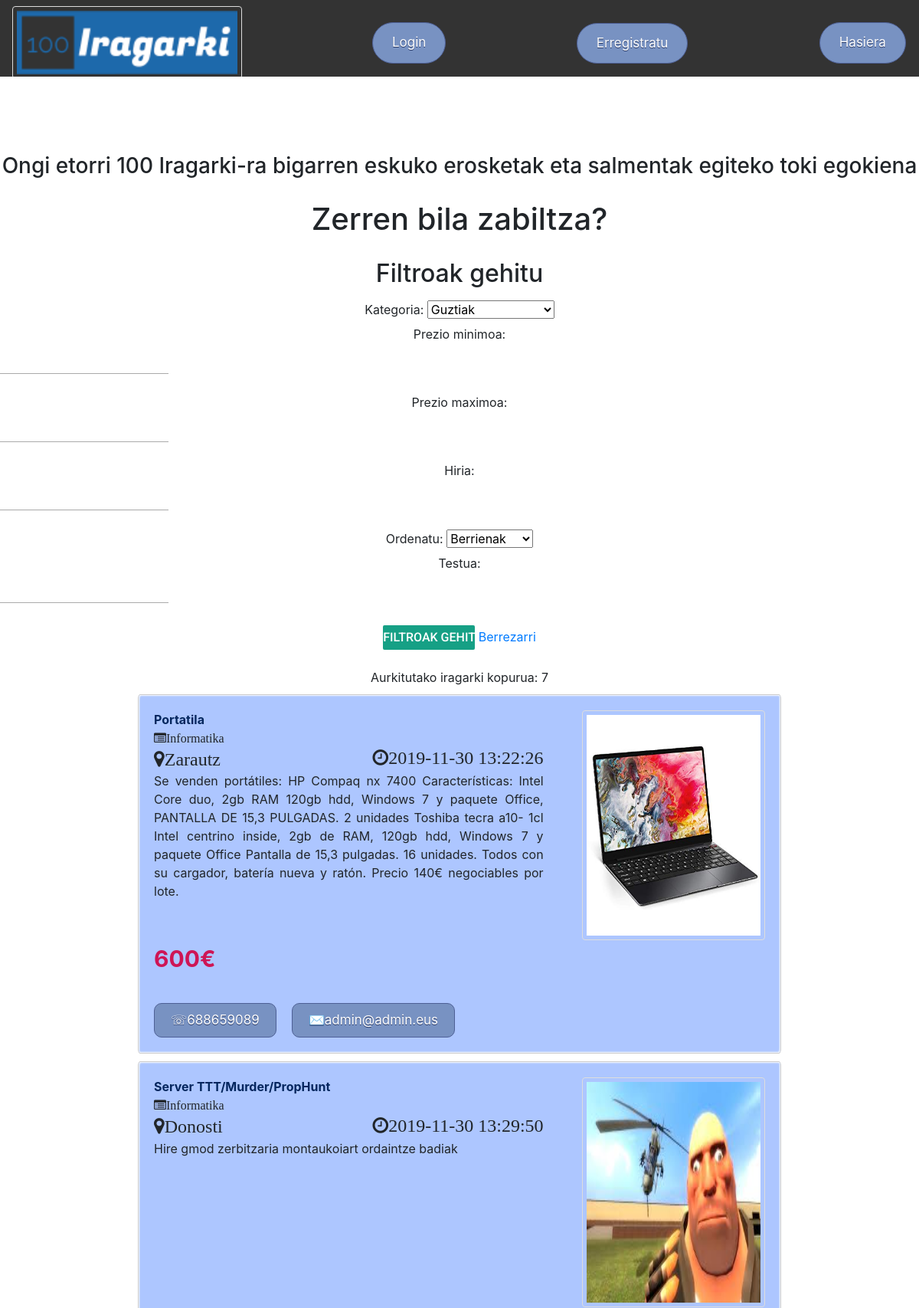
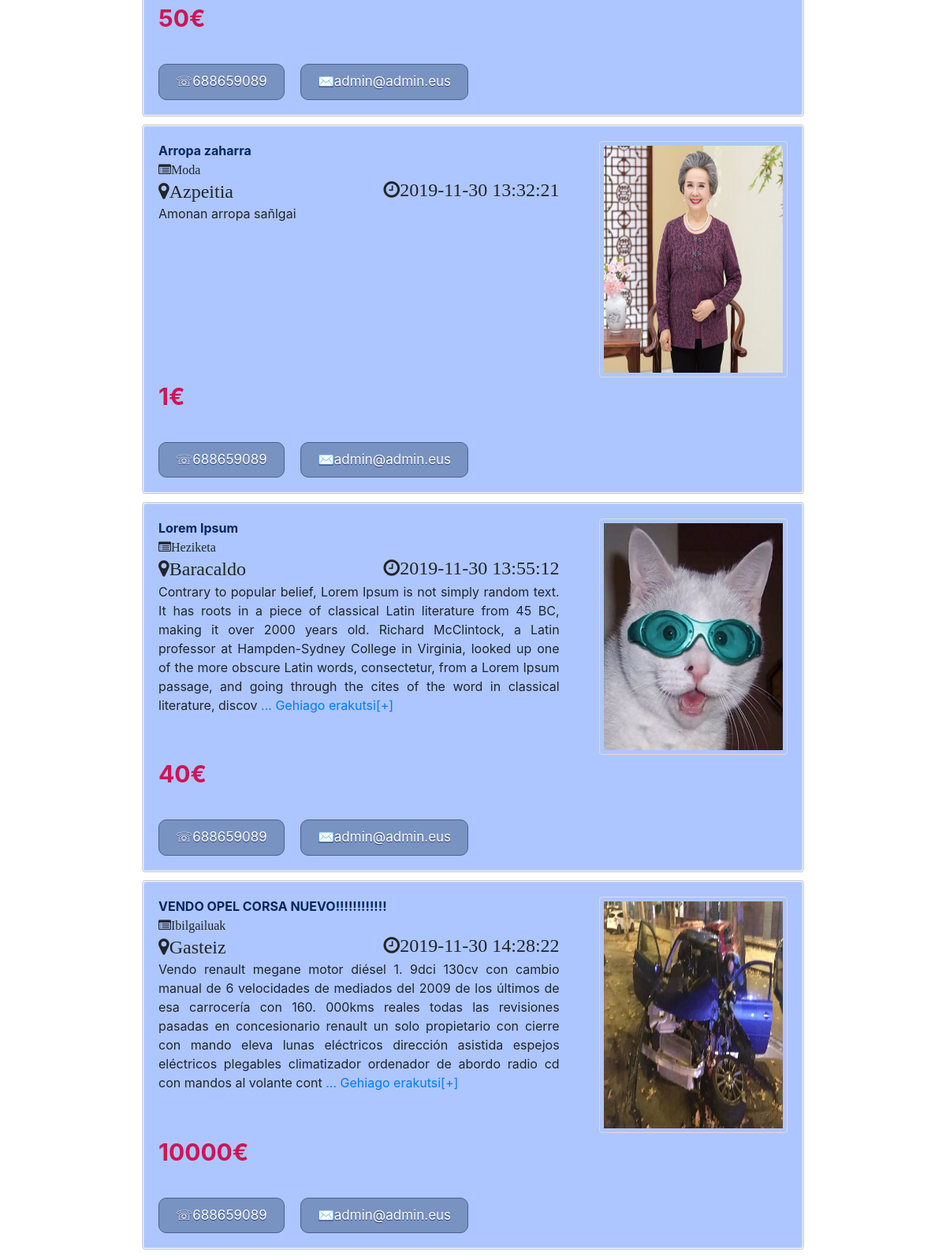
/php/Layout.php (upper part), run on the app's committed database (2 pictures, top to bottom).
### tables this page shows
CREATE TABLE `ads` (
  `ad_id` int(11) NOT NULL,
  `email` varchar(100) NOT NULL,
  `title` varchar(100) NOT NULL,
  `category` varchar(100) NOT NULL,
  `text` varchar(10000) NOT NULL,
  `price` float NOT NULL,
  `city` varchar(100) NOT NULL,
  `date` datetime NOT NULL
);

CREATE TABLE `users` (
  `email` varchar(100) NOT NULL,
  `password` varchar(100) NOT NULL,
  `name` varchar(100) NOT NULL,
  `surname1` varchar(100) NOT NULL,
  `surname2` varchar(100) NOT NULL,
  `telephone` int(11) NOT NULL,
  `banned` int(11) NOT NULL,
  `admin` int(11) NOT NULL
);

### php/ShowAdvertisementsFilter.php (the view, shortened to what this page needs)
<?php
include '../php/DbConfig.php';
$link = mysqli_connect($zerbitzaria, $erabiltzailea, $gakoa, $db) or die("Errorea datu-baseko konexioan");
$sql = "SELECT * FROM ads NATURAL JOIN users";
$sql_count = "SELECT COUNT(*) FROM ads NATURAL JOIN users";
$result_count = mysqli_query($link, $sql_count) or die("Errorea datu-baseko kontsultan");
$row = mysqli_fetch_array($result_count, MYSQLI_ASSOC);
echo "<div>Aurkitutako iragarki kopurua: ".$row['COUNT(*)']."<div>";
$result = mysqli_query($link, $sql) or die("Errorea datu-baseko kontsultan");
while ($row = mysqli_fetch_array($result, MYSQLI_ASSOC)) {
	echo 	'<div class="home-anuntzio">
				<div class="home-anuntzio-head"></div>
				<div class="home-anuntzio-detail">
					<div class="home-anuntzio-detail-textu">
						<a href="Ad.php?ad_id='.$row['ad_id'].'"><b>'.$row['title'].'</b></a><br>
						<i class="fa fa-list-alt" aria-hidden="true">'.$row['category'].'</i>
						<div class="home-anuntzio-detail-textu-tokiordu">
							<span class="home-anuntzio-detail-textu-toki"><i class="fa fa-map-marker"
								style="font-size:24px">'.$row['city'].'</i></span>
							<span class="home-anuntzio-detail-textu-denbora"><i class="fa fa-clock-o"
								aria-hidden="true" style="font-size:24px">'.$row['date'].'</i></span>
						</div>
						<div class="home-anuntzio-detail-deskripzio">';
							echo substr($row['text'] , 0, 400);
							if(strlen($row['text'])>400) {
								echo '<a href=\'javascript:;\' onclick=\'GetFullDescription('. $row['ad_id'] .');\'> ... Gehiago erakutsi[+] </a>';
							}
							$directory = "../images/ads/".$row['ad_id']."/";
							$files = scandir($directory);
							$firstFile = $directory . $files[2];
						echo '</div>
					</div>
					<div class="home-anuntzio-detail-irudi">
						<img class="home-anuntzio-detail-irudi-txiki" src="'. $firstFile .'">
					</div>
				</div>
				<p class="prezioa">'.$row['price'].'€</p><br><br><br>
				<div class="home-anuntzio-footer">
					<a href="#" class="home-anuntzio-footer-kontaktua">&#9743;'.$row['telephone'].'</a>
					<a href="#" class="home-anuntzio-footer-kontaktua">&#9993;'.$row['email'].'</a>
				</div>';
			echo '</div>';
}
?>

### styles/Style.css (style rules this page uses)
* { margin: 0; padding: 0; }
html { font-family: Roboto, sans-serif; }
body { margin: 0; background-color: #21ce77; }
.home-anuntzio { margin-top: 10px; padding: 20px; display: inline-block; background-color: #adc6ff; text-align: justify; border: 1px solid #ccc; box-shadow: 1px 1px 2px #fff inset, -1px -1px 2px #fff inset; border-radius: 3px/6px; width: 70%; }
.home-anuntzio-detail { display: flex; }
.home-anuntzio-detail-textu { padding-right: 50px; float: left; width: 70%; }
.home-anuntzio-detail-irudi { width: 30%; height: 300px; display: inline-block; }
.home-anuntzio-detail-irudi-txiki { border: 1px solid #ddd; border-radius: 4px; padding: 5px; float: right; height: 100%; width: 100%; }
.prezioa { display: block; color: #ce1555; font-weight: bold; float: left; font-size: 30px; margin: 1% 8px 0 0; padding-top: 1px; line-height: 1; }
.home-anuntzio-footer { display: flex; }
.home-anuntzio-footer-kontaktua { margin-top: 10px; margin-right: 20px; background-color: #7892c2; border-radius: 10px; border: 1px solid #4e6096; display: inline-block; cursor: pointer; color: #ffffff; font-size: 17px; padding: 9px 21px; text-decoration: none; text-shadow: 0px 1px 0px #283966; }
.home-anuntzio-detail-textu-toki { margin-top: 0.5%; }
.home-anuntzio-detail-deskripzio { display: inline-block; margin-top: 0.5%; }
.home-anuntzio-detail-textu-tokiordu { width: 100%; }
.home-anuntzio-detail-textu b { color: #04265e; }
.home-anuntzio-detail-textu-denbora { float: right; }
.home-anuntzio-detail-textu i { margin-top: 0.5%; }
.home-anuntzio-detail-deskripzio { display: inline-block; text-align: justify; }

### data on the page
ads: title "Portatila", category "Informatika", city "Zarautz", date "2019-11-30 13:22:26", text "Se venden portátiles: HP Compaq nx 7400 Características: Intel Core duo, 2gb RAM 120gb hdd, Windows 7 y paquete Office, PANTALLA DE 15,3 PULGADAS. 2 unidades Toshiba tecra a10- 1cl Intel centrino inside, 2gb de RAM, 120gb hdd, Windows 7 y paquete Office Pantalla de 15,3 pulgadas. 16 unidades. Todos con su cargador, batería nueva y ratón. Precio 140€ negociables por lote.", shows a picture, price "600", email.telephone "688659089", email "admin@admin.eus"
ads: title "Server TTT/Murder/PropHunt", category "Informatika", city "Donosti", date "2019-11-30 13:29:50", text "Hire gmod zerbitzaria montaukoiart ordaintze badiak", shows a picture, price "50", email.telephone "688659089", email "admin@admin.eus"
ads: title "Arropa zaharra", category "Moda", city "Azpeitia", date "2019-11-30 13:32:21", text "Amonan arropa sañlgai", shows a picture, price "1", email.telephone "688659089", email "admin@admin.eus"
ads: title "Lorem Ipsum", category "Heziketa", city "Baracaldo", date "2019-11-30 13:55:12", text "Contrary to popular belief, Lorem Ipsum is not simply random text. It has roots in a piece of classical Latin literature from 45 BC, making it over 2000 years old. Richard McClintock, a Latin professor at Hampden-Sydney College in Virginia, looked up one of the more obscure Latin words, consectetur, from a Lorem Ipsum passage, and going through the cites of the word in classical literature, discov", shows a picture, price "40", email.telephone "688659089", email "admin@admin.eus"
ads: title "VENDO OPEL CORSA NUEVO!!!!!!!!!!!!", category "Ibilgailuak", city "Gasteiz", date "2019-11-30 14:28:22", text "Vendo renault megane motor diésel 1. 9dci 130cv con cambio manual de 6 velocidades de mediados del 2009 de los últimos de esa carrocería con 160. 000kms reales todas las revisiones pasadas en concesionario renault un solo propietario con cierre con mando eleva lunas eléctricos dirección asistida espejos eléctricos plegables climatizador ordenador de abordo radio cd con mandos al volante cont", shows a picture, price "10000", email.telephone "688659089", email "admin@admin.eus"

### other printed values
$row['COUNT(*)'] "7"
